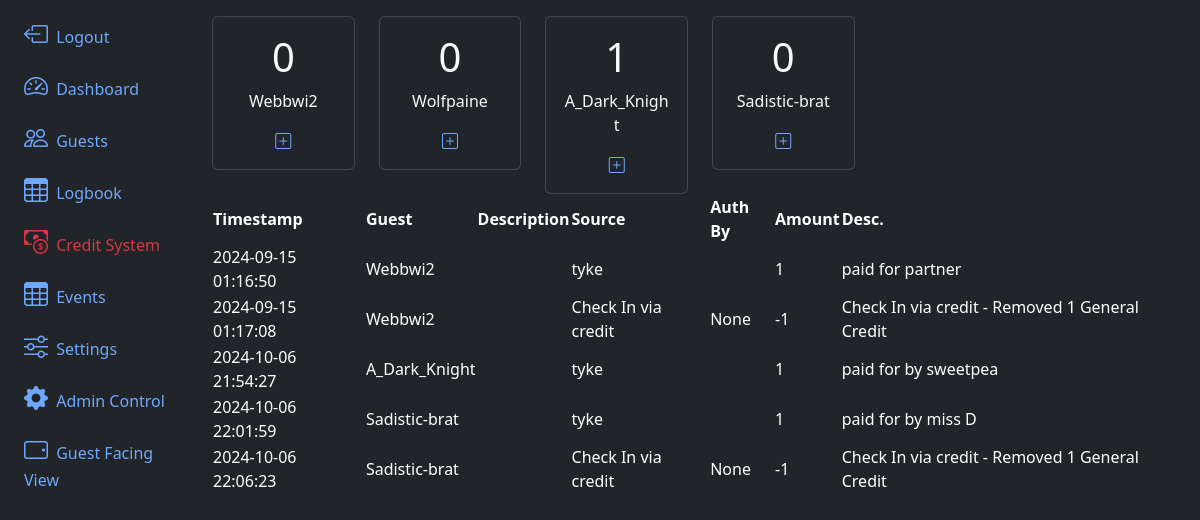
Before: /credits/ with the older database file.
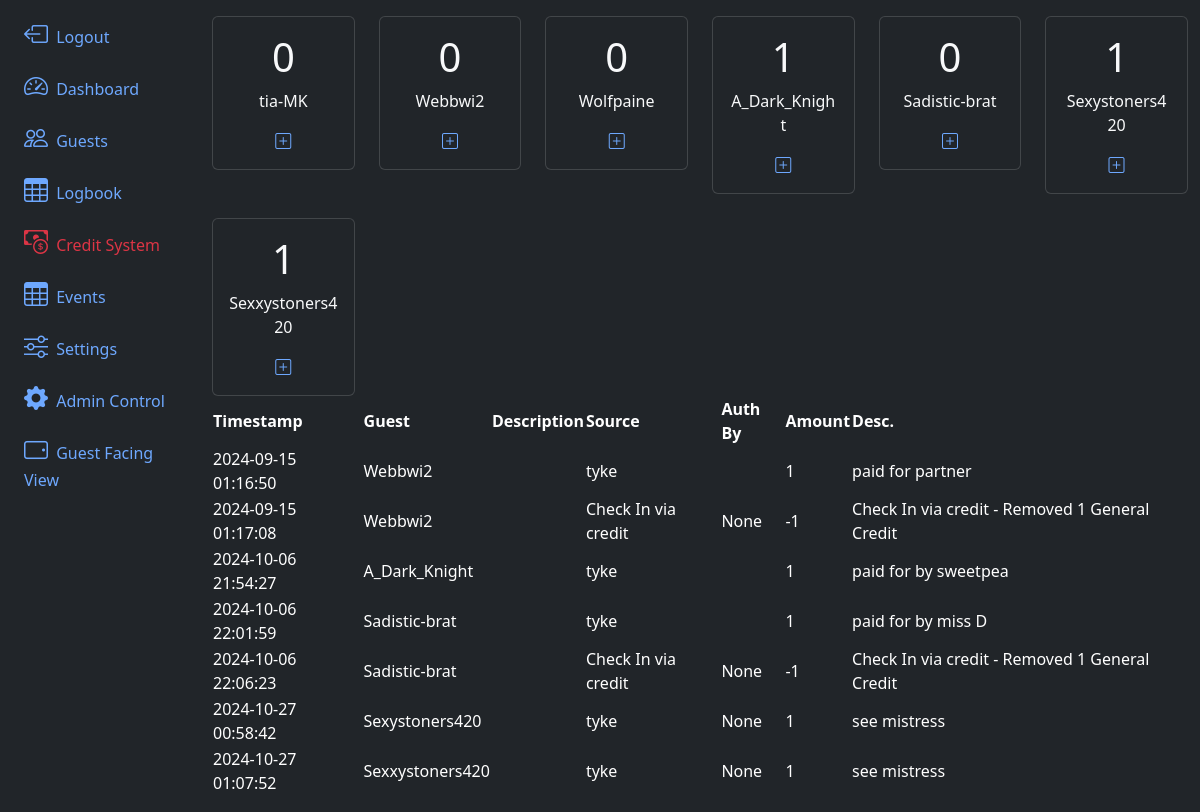
After: the same page with the newer database file.
### app/models.py (models this page shows, shortened)
@dataclass
class GuestCredit(db.Model):
    id:int = db.Column(db.Integer, primary_key=True)
    lastUpdate = db.Column(db.DateTime(timezone=True), server_default=None)
    guest_id = db.Column(db.Integer, db.ForeignKey('guest.id'), nullable=False)
    generalAmount:int  = db.Column(db.Integer, nullable=False, default=0)
    specialEventAmount:int  = db.Column(db.Integer, nullable=False, default=0)
    privateSessionAmount:int  = db.Column(db.Integer, nullable=False, default=0)

@dataclass
class Guest(db.Model, UserMixin):
    id:int = db.Column(db.Integer, primary_key=True)
    uuid:str  = db.Column(db.String, unique=True, name="uuid")
    fetUsername:str  = db.Column(db.String(100) )
    name:str  = db.Column(db.String(100), nullable=False)
    email:str  = db.Column(db.String(200), unique=True, nullable=False)
    phone:str  = db.Column(db.String(20))
    checkin_blocked:bool = db.Column(db.Boolean(), default=False)
    password:str  = db.Column(db.String(255))
    allow_qrcode_refresh:bool = db.Column(db.Boolean(), default=True)
    roles = db.relationship('Role', backref=db.backref('guests'), secondary=guest_role)
    performs = db.relationship('Addon', backref='guests', secondary='guest_addons')
    termsCheck:bool = db.Column(db.Boolean(), default=False)
    termsDate = db.Column(db.DateTime(timezone=True), server_default=None)
    credit = db.relationship('GuestCredit',backref='guest')
    logbook = db.relationship('Guestlog', backref='guest')
    checkedIn:bool = db.Column(db.Boolean(), default=False)
    lastVisit = db.Column(db.DateTime(timezone=True), server_default=None)
    lastCheckOut = db.Column(db.DateTime(timezone=True), server_default=None)
    created_at = db.Column(db.DateTime(timezone=True), server_default=func.now())

@dataclass
class CreditTransactionLog(db.Model):
    id:int = db.Column(db.Integer, primary_key=True)
    timestamp = db.Column(db.DateTime(timezone=True), server_default=func.now())
    guest = db.Column(db.Integer,  db.ForeignKey('guest.id'), nullable=False)
    authorizedSource:str  = db.Column(db.String(100), nullable=False)
    authorizedBy  = db.Column(db.Integer, db.ForeignKey('guest.id'))
    generalAmountChange:int  = db.Column(db.Integer, nullable=False)
    specialEventAmountChange:int  = db.Column(db.Integer, nullable=False)
    privateSessionAmountChange:int  = db.Column(db.Integer, nullable=False)
    description:str  = db.Column(db.String(200), nullable=False)

### app/routes.py (the view)
@app.route('/credits/', methods=['GET', 'POST'])
def credits():
    return render_template('credits.html', guests=Guest.query.all(), guestCreds=GuestCredit.query.all(), guestCreditLog=CreditTransactionLog.query.all())

### app/__init__.py (called while the page is built)
@app.template_filter('not_check_role_skip_payment_at_checkin')
def not_check_role_skip_payment_at_checkin(guest):
    return not any(x.skip_payment_at_checkin == True for x in guest.roles)

### app/templates/credits.html
{% extends 'layout.html' %}
{% block content %}
<div>
    <div class="row row-cols-2 row-cols-sm-2 row-cols-md-3 row-cols-lg-4 row-cols-xl-6 g-4">
        {% for creds in guestCreds %}
            {% if creds.guest | not_check_role_skip_payment_at_checkin %}
            <div class="col">
                <div class="card text-center bg-dark text-light">
                    <div class="card-body">
                        <h1 class="card-title">{{ creds.generalAmount }}</h1>
                        <p class="card-text">{{ creds.guest.fetUsername }}</p>
                        <a href="/guestCredit/{{creds.guest.id}}" class="m-2 p-3"><i class="bi bi-plus-square"></i></a>
                    </div>
                </div>
            </div>
            {% endif %}
        {% endfor %}
    </div>
    <table class="table-dark rounded-3 overflow-hidden " data-toggle="table" data-search="true">
        <thead>
            <tr>
                <th data-sortable="true" scope="col">Timestamp</th>
                <th data-sortable="true" scope="col">Guest</th>
                <th data-sortable="true" scope="col">Description</th>
                <th data-sortable="true" scope="col">Source</th>
                <th data-sortable="true" scope="col">Auth By</th>
                <th data-sortable="true" scope="col">Amount</th>
                <th data-sortable="true" scope="col">Desc.</th>
            </tr>
        </thead>
        <tbody>
            {% for logItem in guestCreditLog %}
            <tr>
                <td scope="row">{{ logItem.timestamp }}</td>
                <td scope="row">{{ guests[logItem.guest].fetUsername }}</td>
                <td scope="row">{{ guests[logItem.guest].description }}</td>
                <td scope="row">{{ logItem.authorizedSource }}</td>
                <td scope="row">{% if logItem.authorizedBy%}{{ guests[logItem.authorizedBy].role }}{%else%}None {% endif %}</td>
                <td scope="row">{{ logItem.generalAmountChange }}</td>
                <td scope="row">{{ logItem.description }}</td>
            </tr>
            {% endfor %}
        </tbody>
    </table>
</div>
{% endblock content %}

### app/templates/layout.html (shortened to what this page needs)
<!doctype html>
<html lang="en" data-bs-theme="dark">
<head>
    <link href="https://cdn.jsdelivr.net/npm/bootstrap@5.3.3/dist/css/bootstrap.min.css" rel="stylesheet"
>
    <link rel="stylesheet" href="https://cdn.jsdelivr.net/npm/bootstrap-icons@1.11.3/font/bootstrap-icons.min.css">
    <link rel="stylesheet" href="https://cdn.jsdelivr.net/npm/bootstrap-table@1.23.2/dist/bootstrap-table.min.css">
</head>
<body>
    <div class="container-fluid">
        <div class="row flex-nowrap">
            <div class="col-auto col-md-3 col-xl-2 px-sm-2 px-0 bg-dark">
                <div class="d-flex flex-column align-items-center align-items-sm-start px-3 pt-2 text-white min-vh-100">
                    <ul class="nav nav-pills flex-column mb-sm-auto mb-0 align-items-center align-items-sm-start"
                        id="menu">
                        <a href="/logout" class="nav-link align-middle px-0">
                            <i class="fs-4 bi-box-arrow-left"></i> <span class="ms-1 d-none d-sm-inline">Logout</span>
                        </a>
                        <li class="nav-item">
                            <a href="/dashboard"
                                class="nav-link align-middle px-0 {% if request.endpoint == 'dashboard' %}text-danger{% endif %}">
                                <i class="fs-4 bi-speedometer2"></i> <span
                                    class="ms-1 d-none d-sm-inline">Dashboard</span>
                            </a>
                        </li>
                        <li class="nav-item">
                            <a href="/guests"
                                class="nav-link px-0 align-middle {% if request.endpoint == 'guests' %}text-danger{% endif %}">
                                <i class="fs-4 bi-people"></i> <span class="ms-1 d-none d-sm-inline">Guests</span>
                            </a>
                        </li>
                        <li class="nav-item">
                            <a href="/logbook"
                                class="nav-link px-0 align-middle {% if request.endpoint == 'logbook' %}text-danger{% endif %}">
                                <i class="fs-4 bi-table "></i> <span class="ms-1 d-none d-sm-inline">Logbook</span></a>
                        </li>
                        <a href="/credits"
                            class="nav-link px-0 align-middle {% if request.endpoint == 'credits' %}text-danger{% endif %}">
                            <i class="fs-4 bi-cash-coin "></i> <span class="ms-1 d-none d-sm-inline">Credit
                                System</span></a>
                        <a href="/events"
                            class="nav-link px-0 align-middle {% if request.endpoint == 'events' %}text-danger{% endif %}">
                            <i class="fs-4 bi-table "></i> <span class="ms-1 d-none d-sm-inline">Events</span></a>
                        <li class="nav-item">
                            <a href="/settings"
                                class="nav-link px-0 align-middle {% if request.endpoint == 'settings' %}text-danger{% endif %}">
                                <i class="fs-4 bi-sliders "></i> <span
                                    class="ms-1 d-none d-sm-inline">Settings</span></a>
                        </li>
                        <a target="_blank" rel="noopener noreferrer" href="/admin"
                            class="nav-link px-0 align-middle">
                            <i class="fs-4 bi-gear-fill "></i> <span class="ms-1 d-none d-sm-inline">Admin
                                Control</span></a>
                        <a target="_blank" rel="noopener noreferrer" href="/guestView"
                            class="nav-link px-0 align-middle">
                            <i class="fs-4 bi-tablet-landscape "></i> <span class="ms-1 d-none d-sm-inline">Guest Facing View</span></a>
                    </ul>
                </div>
            </div>
            <div class="col py-3 bg-dark text-light">
                {% block content %}{% endblock %}
            </div>
        </div>
    </div>
</body>
</html>

Changed rows visible on the page:
now on this page (row unchanged): GuestCredit: generalAmount "0", guest.fetUsername "tia-MK"
added GuestCredit: generalAmount "1", guest.fetUsername "Sexystoners420"
added GuestCredit: generalAmount "1", guest.fetUsername "Sexxystoners420"
added CreditTransactionLog: timestamp "2024-10-27 00:58:42", guest.fetUsername "Sexystoners420", authorizedSource "tyke", shows "None", generalAmountChange "1", description "see mistress"
added CreditTransactionLog: timestamp "2024-10-27 01:07:52", guest.fetUsername "Sexxystoners420", authorizedSource "tyke", shows "None", generalAmountChange "1", description "see mistress"
